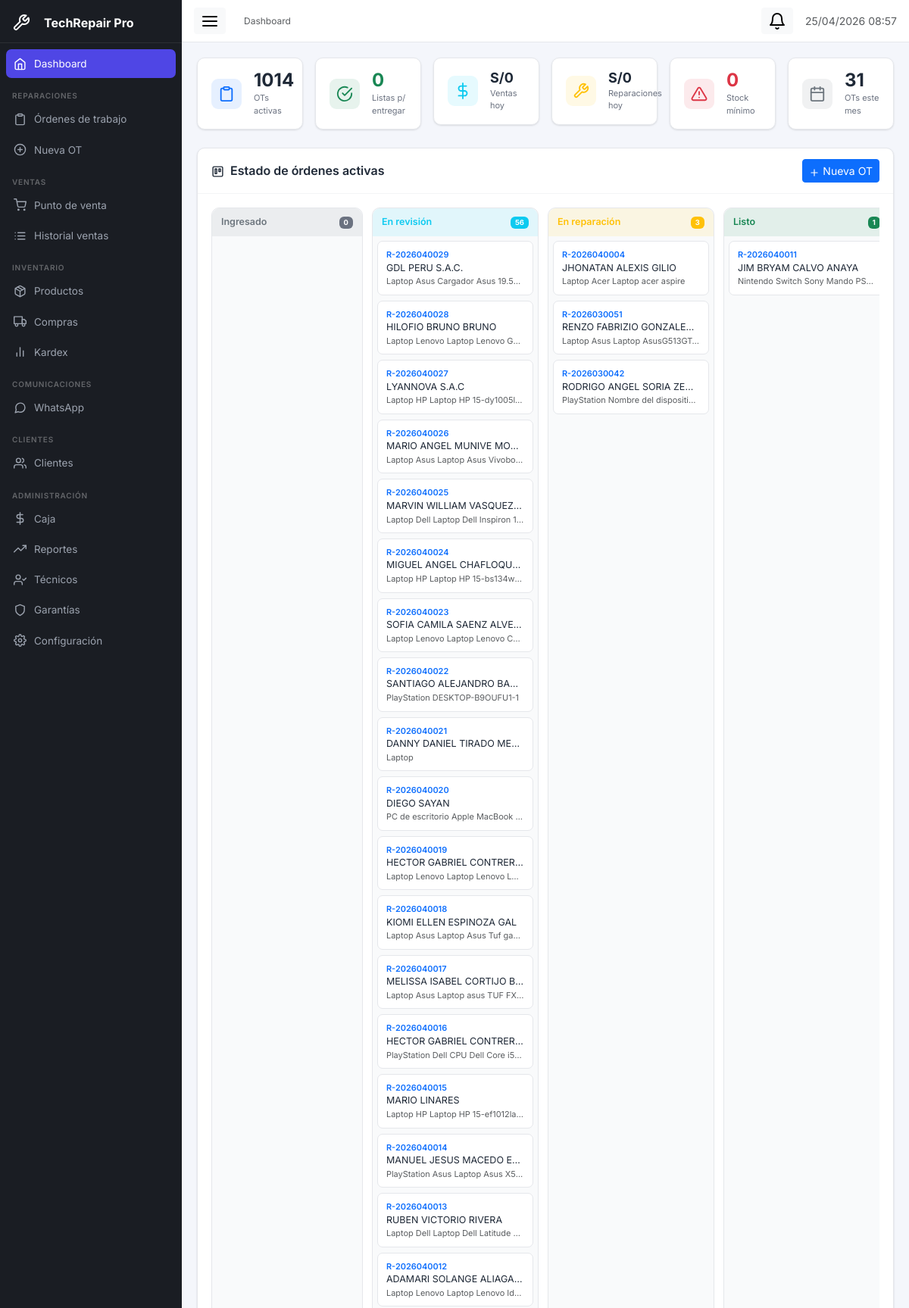
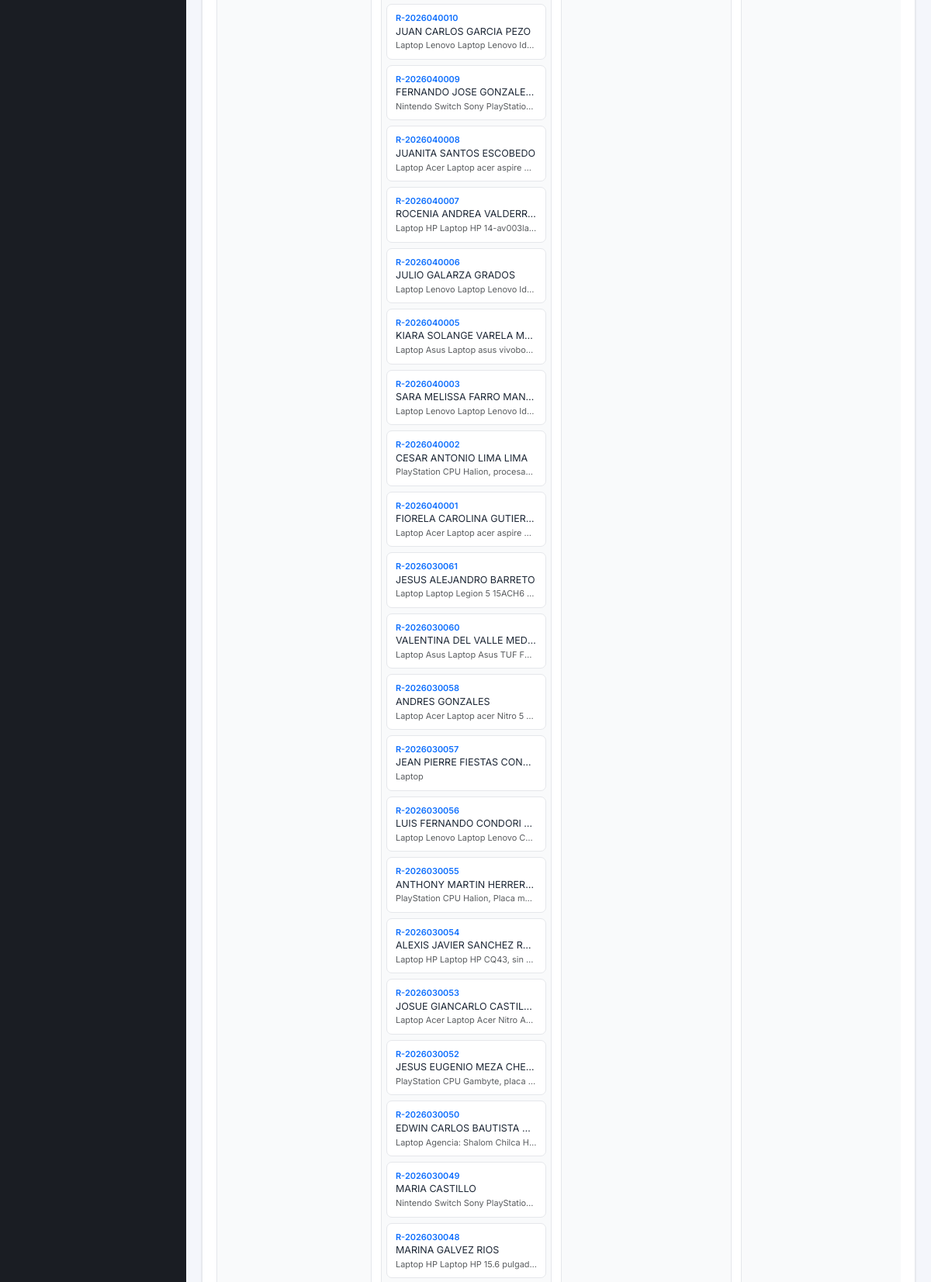
Page /modules/dashboard/index.php (signed in, upper part) on the committed database (2 pictures, top to bottom).
### tables this page shows
CREATE TABLE `ordenes_trabajo`  (
  `id` int UNSIGNED NOT NULL AUTO_INCREMENT,
  `codigo_ot` varchar(20) NOT NULL COMMENT 'OT-2024-0001',
  `codigo_publico` varchar(12) NOT NULL COMMENT 'Para consulta del cliente: ABC12345',
  `cliente_id` int UNSIGNED NOT NULL,
  `equipo_id` int UNSIGNED NOT NULL,
  `tecnico_id` int UNSIGNED NULL DEFAULT NULL,
  `usuario_creador_id` int UNSIGNED NOT NULL,
  `estado` enum('ingresado','en_revision','en_reparacion','listo','entregado','cancelado') NOT NULL DEFAULT 'ingresado',
  `problema_reportado` text NOT NULL COMMENT 'Lo que dice el cliente',
  `diagnostico_inicial` text NULL COMMENT 'Primera revisión del técnico',
  `diagnostico_tecnico` text NULL COMMENT 'Diagnóstico detallado',
  `observaciones` text NULL,
  `checklist` longtext NULL COMMENT 'Estado físico del equipo al ingreso',
  `costo_diagnostico` decimal(10, 2) NULL DEFAULT 0.00,
  `costo_repuestos` decimal(10, 2) NULL DEFAULT 0.00,
  `costo_mano_obra` decimal(10, 2) NULL DEFAULT 0.00,
  `costo_total` decimal(10, 2) NULL DEFAULT 0.00,
  `descuento` decimal(10, 2) NULL DEFAULT 0.00,
  `precio_final` decimal(10, 2) NULL DEFAULT 0.00,
  `presupuesto_aprobado` tinyint(1) NULL DEFAULT 0,
  `aprobado_por` enum('firma','whatsapp','llamada','email') NULL DEFAULT 'firma',
  `fecha_aprobacion` datetime NULL DEFAULT NULL,
  `firma_cliente` text NULL COMMENT 'SVG base64 de la firma',
  `garantia_dias` int NULL DEFAULT 30,
  `garantia_vence` date NULL DEFAULT NULL,
  `fecha_ingreso` datetime NOT NULL DEFAULT current_timestamp(),
  `fecha_estimada` date NULL DEFAULT NULL,
  `fecha_entrega` datetime NULL DEFAULT NULL,
  `pagado` tinyint(1) NULL DEFAULT 0,
  `metodo_pago` enum('efectivo','yape','plin','tarjeta','transferencia') NULL DEFAULT NULL,
  `fecha_pago` datetime NULL DEFAULT NULL,
  `created_at` datetime NOT NULL DEFAULT current_timestamp(),
  `updated_at` datetime NOT NULL DEFAULT current_timestamp() ON UPDATE CURRENT_TIMESTAMP,
  PRIMARY KEY (`id`) USING BTREE,
  UNIQUE INDEX `codigo_ot`(`codigo_ot` ASC) USING BTREE,
  UNIQUE INDEX `codigo_publico`(`codigo_publico` ASC) USING BTREE,
  INDEX `cliente_id`(`cliente_id` ASC) USING BTREE,
  INDEX `equipo_id`(`equipo_id` ASC) USING BTREE,
  INDEX `tecnico_id`(`tecnico_id` ASC) USING BTREE,
  INDEX `usuario_creador_id`(`usuario_creador_id` ASC) USING BTREE,
  INDEX `idx_estado`(`estado` ASC) USING BTREE,
  INDEX `idx_codigo_publico`(`codigo_publico` ASC) USING BTREE,
  INDEX `idx_fecha_ingreso`(`fecha_ingreso` ASC) USING BTREE,
  CONSTRAINT `ordenes_trabajo_ibfk_1` FOREIGN KEY (`cliente_id`) REFERENCES `clientes` (`id`) ON DELETE RESTRICT ON UPDATE RESTRICT,
  CONSTRAINT `ordenes_trabajo_ibfk_2` FOREIGN KEY (`equipo_id`) REFERENCES `equipos` (`id`) ON DELETE RESTRICT ON UPDATE RESTRICT,
  CONSTRAINT `ordenes_trabajo_ibfk_3` FOREIGN KEY (`tecnico_id`) REFERENCES `usuarios` (`id`) ON DELETE RESTRICT ON UPDATE RESTRICT,
  CONSTRAINT `ordenes_trabajo_ibfk_4` FOREIGN KEY (`usuario_creador_id`) REFERENCES `usuarios` (`id`) ON DELETE RESTRICT ON UPDATE RESTRICT
);

### config/app.php (called while the page is built, shortened)
<?php
function sanitize(string $val): string {
    return htmlspecialchars(trim($val), ENT_QUOTES, 'UTF-8');
}

### modules/dashboard/index.php (the view, shortened to what this page needs)
<?php
require_once __DIR__ . '/../../config/app.php';
$db  = getDB();
$hoy = date('Y-m-d');
$kpi = [];
$s = $db->query("SELECT COUNT(*) FROM ordenes_trabajo WHERE estado NOT IN ('entregado','cancelado')");
$kpi['ot_activas'] = $s->fetchColumn();
$s = $db->prepare("SELECT COUNT(*) FROM ordenes_trabajo WHERE estado='listo' AND fecha_estimada <= ?");
$s->execute([$hoy]);
$kpi['listas'] = $s->fetchColumn();
$s = $db->prepare("SELECT COALESCE(SUM(total),0) FROM ventas WHERE DATE(created_at)=? AND estado='completada'");
$s->execute([$hoy]);
$kpi['ventas_hoy'] = $s->fetchColumn();
$s = $db->prepare("SELECT COALESCE(SUM(precio_final),0) FROM ordenes_trabajo WHERE DATE(fecha_pago)=? AND pagado=1");
$s->execute([$hoy]);
$kpi['reparaciones_hoy'] = $s->fetchColumn();
$s = $db->query("SELECT COUNT(*) FROM productos WHERE stock_actual <= stock_minimo AND activo=1");
$kpi['stock_bajo'] = $s->fetchColumn();
$mes = date('Y-m');
$s = $db->prepare("SELECT COUNT(*) FROM ordenes_trabajo WHERE DATE_FORMAT(created_at,'%Y-%m')=?");
$s->execute([$mes]);
$kpi['ot_mes'] = $s->fetchColumn();
$stmt = $db->query("
  SELECT ot.id, ot.codigo_ot, ot.estado, ot.fecha_estimada,
         CONCAT(c.nombre) as cliente_nombre,
         CONCAT(te.nombre,' ',COALESCE(e.marca,''),' ',COALESCE(e.modelo,'')) as equipo_desc,
         CONCAT(u.nombre,' ',u.apellido) as tecnico_nombre
  FROM ordenes_trabajo ot
  JOIN clientes c ON c.id = ot.cliente_id
  JOIN equipos e ON e.id = ot.equipo_id
  JOIN tipos_equipo te ON te.id = e.tipo_equipo_id
  LEFT JOIN usuarios u ON u.id = ot.tecnico_id
  WHERE ot.estado NOT IN ('entregado','cancelado')
  ORDER BY ot.fecha_ingreso DESC
  LIMIT 60
");
$ots_raw = $stmt->fetchAll();
$kanban = [];
foreach (ESTADOS_OT as $key => $info) {
    if (in_array($key, ['entregado','cancelado'])) continue;
    $kanban[$key] = ['info' => $info, 'items' => []];
}
foreach ($ots_raw as $ot) {
    $kanban[$ot['estado']]['items'][] = $ot;
}
require_once __DIR__ . '/../../includes/header.php';
?>
<div class="row g-3 mb-4">
  <div class="col-6 col-md-4 col-lg-2">
    <div class="kpi-card">
      <div class="d-flex align-items-center gap-3">
        <div class="kpi-icon bg-primary bg-opacity-10">
          <i data-feather="clipboard" class="text-primary" style="width:22px;height:22px"></i>
        </div>
        <div>
          <div class="kpi-value"><?= $kpi['ot_activas'] ?></div>
          <div class="kpi-label">OTs activas</div>
        </div>
      </div>
    </div>
  </div>
  <div class="col-6 col-md-4 col-lg-2">
    <div class="kpi-card">
      <div class="d-flex align-items-center gap-3">
        <div class="kpi-icon bg-success bg-opacity-10">
          <i data-feather="check-circle" class="text-success" style="width:22px;height:22px"></i>
        </div>
        <div>
          <div class="kpi-value text-success"><?= $kpi['listas'] ?></div>
          <div class="kpi-label">Listas p/ entregar</div>
        </div>
      </div>
    </div>
  </div>
  <div class="col-6 col-md-4 col-lg-2">
    <div class="kpi-card">
      <div class="d-flex align-items-center gap-3">
        <div class="kpi-icon bg-info bg-opacity-10">
          <i data-feather="dollar-sign" class="text-info" style="width:22px;height:22px"></i>
        </div>
        <div>
          <div class="kpi-value" style="font-size:18px">S/<?= number_format($kpi['ventas_hoy'],0) ?></div>
          <div class="kpi-label">Ventas hoy</div>
        </div>
      </div>
    </div>
  </div>
  <div class="col-6 col-md-4 col-lg-2">
    <div class="kpi-card">
      <div class="d-flex align-items-center gap-3">
        <div class="kpi-icon bg-warning bg-opacity-10">
          <i data-feather="tool" class="text-warning" style="width:22px;height:22px"></i>
        </div>
        <div>
          <div class="kpi-value" style="font-size:18px">S/<?= number_format($kpi['reparaciones_hoy'],0) ?></div>
          <div class="kpi-label">Reparaciones hoy</div>
        </div>
      </div>
    </div>
  </div>
  <div class="col-6 col-md-4 col-lg-2">
    <div class="kpi-card">
      <div class="d-flex align-items-center gap-3">
        <div class="kpi-icon bg-danger bg-opacity-10">
          <i data-feather="alert-triangle" class="text-danger" style="width:22px;height:22px"></i>
        </div>
        <div>
          <div class="kpi-value text-danger"><?= $kpi['stock_bajo'] ?></div>
          <div class="kpi-label">Stock mínimo</div>
        </div>
      </div>
    </div>
  </div>
  <div class="col-6 col-md-4 col-lg-2">
    <div class="kpi-card">
      <div class="d-flex align-items-center gap-3">
        <div class="kpi-icon bg-secondary bg-opacity-10">
          <i data-feather="calendar" class="text-secondary" style="width:22px;height:22px"></i>
        </div>
        <div>
          <div class="kpi-value"><?= $kpi['ot_mes'] ?></div>
          <div class="kpi-label">OTs este mes</div>
        </div>
      </div>
    </div>
  </div>
</div>
<div class="tr-card mb-4">
  <div class="tr-card-header">
    <h6 class="mb-0 fw-semibold"><i data-feather="trello" class="me-2" style="width:17px;height:17px"></i>Estado de órdenes activas</h6>
    <a href="<?= BASE_URL ?>modules/ot/nueva.php" class="btn btn-primary btn-sm">
      <i data-feather="plus" style="width:14px;height:14px"></i> Nueva OT
    </a>
  </div>
  <div class="tr-card-body">
    <div class="kanban-board">
      <?php foreach ($kanban as $estado => $col): ?>
      <div class="kanban-col">
        <div class="kanban-col-header bg-<?= $col['info']['color'] ?> bg-opacity-10 text-<?= $col['info']['color'] ?>">
          <span><?= $col['info']['label'] ?></span>
          <span class="badge bg-<?= $col['info']['color'] ?>"><?= count($col['items']) ?></span>
        </div>
        <div class="kanban-items" id="kanban-<?= $estado ?>">
          <?php foreach ($col['items'] as $ot): ?>
          <div class="kanban-card" onclick="window.location='<?= BASE_URL ?>modules/ot/ver.php?id=<?= $ot['id'] ?>'">
            <div class="fw-semibold text-primary small"><?= sanitize($ot['codigo_ot']) ?></div>
            <div class="text-truncate"><?= sanitize($ot['cliente_nombre']) ?></div>
            <div class="text-muted small text-truncate"><?= sanitize($ot['equipo_desc']) ?></div>
          </div>
          <?php endforeach; ?>
        </div>
      </div>
      <?php endforeach; ?>
    </div>
  </div>
</div>
<?php
require_once __DIR__ . '/../../includes/footer.php';
?>

### assets/css/app.css (style rules this page uses)
:root { --sidebar-w: 240px; --sidebar-bg: #1a1d23; --sidebar-text: #9ca3af; --topbar-h: 56px; --primary: #4f46e5; --primary-lt: #eef2ff; --radius: 10px; --shadow: 0 1px 3px rgba(0,0,0,.08), 0 1px 2px rgba(0,0,0,.05); --shadow-md: 0 4px 16px rgba(0,0,0,.10); }
*, *::before, *::after { box-sizing: border-box; }
body.tr-body { margin: 0; font-family: 'Inter', system-ui, -apple-system, sans-serif; background: #f4f6fb; color: #1f2937; -webkit-text-size-adjust: 100%; }
.tr-card { background: #fff; border-radius: var(--radius); box-shadow: var(--shadow); border: 1px solid #e5e7eb; }
.tr-card-header { padding: 14px 18px; border-bottom: 1px solid #f3f4f6; display: flex; align-items: center; justify-content: space-between; flex-wrap: wrap; gap: 8px; }
.tr-card-body { padding: 18px; }
.kpi-card { background: #fff; border-radius: var(--radius); border: 1px solid #e5e7eb; box-shadow: var(--shadow); padding: 16px 18px; }
.kpi-card .kpi-icon { width: 40px; height: 40px; border-radius: 9px; display: flex; align-items: center; justify-content: center; flex-shrink: 0; }
.kpi-card .kpi-value { font-size: 24px; font-weight: 700; line-height: 1.1; }
.kpi-card .kpi-label { font-size: 11px; color: #6b7280; margin-top: 2px; }
.kanban-board { display: flex; gap: 12px; overflow-x: auto; padding-bottom: 8px; -webkit-overflow-scrolling: touch; scrollbar-width: thin; }
.kanban-col { min-width: 200px; max-width: 220px; flex-shrink: 0; background: #f9fafb; border-radius: var(--radius); border: 1px solid #e5e7eb; }
.kanban-col-header { padding: 9px 12px; font-weight: 600; font-size: 12.5px; border-radius: var(--radius) var(--radius) 0 0; display: flex; align-items: center; justify-content: space-between; }
.kanban-items { padding: 6px; min-height: 60px; }
.kanban-card { background: #fff; border-radius: 7px; border: 1px solid #e5e7eb; padding: 9px 11px; margin-bottom: 7px; cursor: pointer; transition: box-shadow .15s, transform .1s; font-size: 12.5px; -webkit-tap-highlight-color: transparent; }
.badge.bg-secondary { background: #6b7280 !important; }

### rows in the picture
ordenes_trabajo: codigo_ot "R-2026040029", cliente_nombre "GDL PERU S.A.C.", equipo_desc "Laptop Asus Cargador Asus 19.5…"
ordenes_trabajo: codigo_ot "R-2026040028", cliente_nombre "HILOFIO BRUNO BRUNO", equipo_desc "Laptop Lenovo Laptop Lenovo G…"
ordenes_trabajo: codigo_ot "R-2026040027", cliente_nombre "LYANNOVA S.A.C", equipo_desc "Laptop HP Laptop HP 15-dy1005l…"
ordenes_trabajo: codigo_ot "R-2026040026", cliente_nombre "MARIO ANGEL MUNIVE MO…", equipo_desc "Laptop Asus Laptop Asus Vivobo…"
ordenes_trabajo: codigo_ot "R-2026040025", cliente_nombre "MARVIN WILLIAM VASQUEZ…", equipo_desc "Laptop Dell Laptop Dell Inspiron 1…"
ordenes_trabajo: codigo_ot "R-2026040024", cliente_nombre "MIGUEL ANGEL CHAFLOQU…", equipo_desc "Laptop HP Laptop HP 15-bs134w…"
ordenes_trabajo: codigo_ot "R-2026040023", cliente_nombre "SOFIA CAMILA SAENZ ALVE…", equipo_desc "Laptop Lenovo Laptop Lenovo C…"
ordenes_trabajo: codigo_ot "R-2026040022", cliente_nombre "SANTIAGO ALEJANDRO BA…", equipo_desc "PlayStation DESKTOP-B9OUFU1-1"
ordenes_trabajo: codigo_ot "R-2026040021", cliente_nombre "DANNY DANIEL TIRADO ME…", equipo_desc "Laptop"
ordenes_trabajo: codigo_ot "R-2026040020", cliente_nombre "DIEGO SAYAN", equipo_desc "PC de escritorio Apple MacBook…"
ordenes_trabajo: codigo_ot "R-2026040019", cliente_nombre "HECTOR GABRIEL CONTRER…", equipo_desc "Laptop Lenovo Laptop Lenovo L…"
ordenes_trabajo: codigo_ot "R-2026040018", cliente_nombre "KIOMI ELLEN ESPINOZA GAL", equipo_desc "Laptop Asus Laptop Asus Tuf ga…"
ordenes_trabajo: codigo_ot "R-2026040017", cliente_nombre "MELISSA ISABEL CORTIJO B…", equipo_desc "Laptop Asus Laptop asus TUF FX…"
ordenes_trabajo: codigo_ot "R-2026040016", cliente_nombre "HECTOR GABRIEL CONTRER…", equipo_desc "PlayStation Dell CPU Dell Core i5…"
ordenes_trabajo: codigo_ot "R-2026040015", cliente_nombre "MARIO LINARES", equipo_desc "Laptop HP Laptop HP 15-ef1012la…"
ordenes_trabajo: codigo_ot "R-2026040014", cliente_nombre "MANUEL JESUS MACEDO E…", equipo_desc "PlayStation Asus Laptop Asus X5…"
ordenes_trabajo: codigo_ot "R-2026040013", cliente_nombre "RUBEN VICTORIO RIVERA", equipo_desc "Laptop Dell Laptop Dell Latitude…"
ordenes_trabajo: codigo_ot "R-2026040012", cliente_nombre "ADAMARI SOLANGE ALIAGA…", equipo_desc "Laptop Lenovo Laptop Lenovo Id…"
ordenes_trabajo: codigo_ot "R-2026040010", cliente_nombre "JUAN CARLOS GARCIA PEZO", equipo_desc "Laptop Lenovo Laptop Lenovo Id…"
ordenes_trabajo: codigo_ot "R-2026040009", cliente_nombre "FERNANDO JOSE GONZALE…", equipo_desc "Nintendo Switch Sony PlayStatio…"
ordenes_trabajo: codigo_ot "R-2026040008", cliente_nombre "JUANITA SANTOS ESCOBEDO", equipo_desc "Laptop Acer Laptop acer aspire…"
ordenes_trabajo: codigo_ot "R-2026040007", cliente_nombre "ROCENIA ANDREA VALDERR…", equipo_desc "Laptop HP Laptop HP 14-av003la…"
ordenes_trabajo: codigo_ot "R-2026040006", cliente_nombre "JULIO GALARZA GRADOS", equipo_desc "Laptop Lenovo Laptop Lenovo Id…"
ordenes_trabajo: codigo_ot "R-2026040005", cliente_nombre "KIARA SOLANGE VARELA M…", equipo_desc "Laptop Asus Laptop asus vivobo…"
ordenes_trabajo: codigo_ot "R-2026040003", cliente_nombre "SARA MELISSA FARRO MAN…", equipo_desc "Laptop Lenovo Laptop Lenovo Id…"
ordenes_trabajo: codigo_ot "R-2026040002", cliente_nombre "CESAR ANTONIO LIMA LIMA", equipo_desc "PlayStation CPU Halion, procesa…"
ordenes_trabajo: codigo_ot "R-2026040001", cliente_nombre "FIORELA CAROLINA GUTIER…", equipo_desc "Laptop Acer Laptop acer aspire…"
ordenes_trabajo: codigo_ot "R-2026030061", cliente_nombre "JESUS ALEJANDRO BARRETO", equipo_desc "Laptop Laptop Legion 5 15ACH6…"
ordenes_trabajo: codigo_ot "R-2026030060", cliente_nombre "VALENTINA DEL VALLE MED…", equipo_desc "Laptop Asus Laptop Asus TUF F…"
ordenes_trabajo: codigo_ot "R-2026030058", cliente_nombre "ANDRES GONZALES", equipo_desc "Laptop Acer Laptop acer Nitro 5…"
ordenes_trabajo: codigo_ot "R-2026030057", cliente_nombre "JEAN PIERRE FIESTAS CON…", equipo_desc "Laptop"
ordenes_trabajo: codigo_ot "R-2026030056", cliente_nombre "LUIS FERNANDO CONDORI…", equipo_desc "Laptop Lenovo Laptop Lenovo C…"
ordenes_trabajo: codigo_ot "R-2026030055", cliente_nombre "ANTHONY MARTIN HERRER…", equipo_desc "PlayStation CPU Halion, Placa m…"
ordenes_trabajo: codigo_ot "R-2026030054", cliente_nombre "ALEXIS JAVIER SANCHEZ R…", equipo_desc "Laptop HP Laptop HP CQ43, sin…"
ordenes_trabajo: codigo_ot "R-2026030053", cliente_nombre "JOSUE GIANCARLO CASTIL…", equipo_desc "Laptop Acer Laptop Acer Nitro A…"
ordenes_trabajo: codigo_ot "R-2026030052", cliente_nombre "JESUS EUGENIO MEZA CHE…", equipo_desc "PlayStation CPU Gambyte, placa…"
ordenes_trabajo: codigo_ot "R-2026030050", cliente_nombre "EDWIN CARLOS BAUTISTA…", equipo_desc "Laptop Agencia: Shalom Chilca H…"
ordenes_trabajo: codigo_ot "R-2026030049", cliente_nombre "MARIA CASTILLO", equipo_desc "Nintendo Switch Sony PlayStatio…"
ordenes_trabajo: codigo_ot "R-2026030048", cliente_nombre "MARINA GALVEZ RIOS", equipo_desc "Laptop HP Laptop HP 15.6 pulgad…"
ordenes_trabajo: codigo_ot "R-2026040004", cliente_nombre "JHONATAN ALEXIS GILIO", equipo_desc "Laptop Acer Laptop acer aspire"
ordenes_trabajo: codigo_ot "R-2026030051", cliente_nombre "RENZO FABRIZIO GONZALE…", equipo_desc "Laptop Asus Laptop AsusG513GT…"
ordenes_trabajo: codigo_ot "R-2026030042", cliente_nombre "RODRIGO ANGEL SORIA ZE…", equipo_desc "PlayStation Nombre del dispositi…"
ordenes_trabajo: codigo_ot "R-2026040011", cliente_nombre "JIM BRYAM CALVO ANAYA", equipo_desc "Nintendo Switch Sony Mando PS…"

### other values in the picture
APP_NAME "TechRepair Pro"
$item['label'] "Dashboard"
$kpi['ot_activas'] "1014"
$kpi['listas'] "0"
$kpi['ventas_hoy'] "0"
$kpi['reparaciones_hoy'] "0"
$kpi['stock_bajo'] "0"
$kpi['ot_mes'] "31"
$col['info']['label'] "Ingresado"
count($col['items']) "0"
$col['info']['label'] "En revisión"
count($col['items']) "56"
$col['info']['label'] "En reparación"
count($col['items']) "3"
$col['info']['label'] "Listo"
